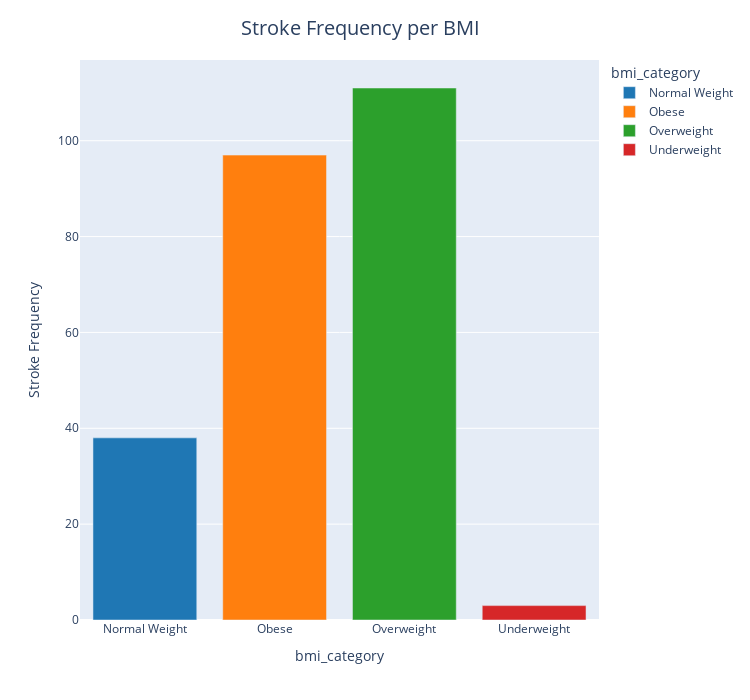

This figure's notebook cell:
### Markdown cell above
### Stroke Frequency per Body Mass Index

### Code cell
df_bmi = df.groupby('bmi_category', as_index=False)['stroke'].sum()

fig = px.bar(df_bmi,
             x = 'bmi_category',
             y = 'stroke',
             color = 'bmi_category',
             opacity = 1,
             color_discrete_sequence = px.colors.qualitative.D3)

fig.update_layout(height = 700,
                  width = 750,
                  title_text = 'Stroke Frequency per BMI',
                  title_font_size= 20,
                  title_y = 0.97,
                  title_x = 0.48,
                  yaxis_title = 'Stroke Frequency')

fig.show()

### Figure 1 — Plotly figure (JSON) as saved in the notebook; plotly's stock layout.template omitted (floating-point values rounded to 4 significant figures)
{"data": [{"alignmentgroup": "True", "hovertemplate": "bmi_category=%{x}<br>stroke=%{y}<extra></extra>", "legendgroup": "Normal Weight", "marker": {"color": "#1F77B4", "opacity": 1}, "name": "Normal Weight", "offsetgroup": "Normal Weight", "orientation": "v", "showlegend": true, "textposition": "auto", "type": "bar", "x": ["Normal Weight"], "xaxis": "x", "y": [38], "yaxis": "y"}, {"alignmentgroup": "True", "hovertemplate": "bmi_category=%{x}<br>stroke=%{y}<extra></extra>", "legendgroup": "Obese", "marker": {"color": "#FF7F0E", "opacity": 1}, "name": "Obese", "offsetgroup": "Obese", "orientation": "v", "showlegend": true, "textposition": "auto", "type": "bar", "x": ["Obese"], "xaxis": "x", "y": [97], "yaxis": "y"}, {"alignmentgroup": "True", "hovertemplate": "bmi_category=%{x}<br>stroke=%{y}<extra></extra>", "legendgroup": "Overweight", "marker": {"color": "#2CA02C", "opacity": 1}, "name": "Overweight", "offsetgroup": "Overweight", "orientation": "v", "showlegend": true, "textposition": "auto", "type": "bar", "x": ["Overweight"], "xaxis": "x", "y": [111], "yaxis": "y"}, {"alignmentgroup": "True", "hovertemplate": "bmi_category=%{x}<br>stroke=%{y}<extra></extra>", "legendgroup": "Underweight", "marker": {"color": "#D62728", "opacity": 1}, "name": "Underweight", "offsetgroup": "Underweight", "orientation": "v", "showlegend": true, "textposition": "auto", "type": "bar", "x": ["Underweight"], "xaxis": "x", "y": [3], "yaxis": "y"}], "layout": {"barmode": "relative", "height": 700, "legend": {"title": {"text": "bmi_category"}, "tracegroupgap": 0}, "margin": {"t": 60}, "title": {"font": {"size": 20}, "text": "Stroke Frequency per BMI", "x": 0.48, "y": 0.97}, "width": 750, "xaxis": {"anchor": "y", "categoryarray": ["Normal Weight", "Obese", "Overweight", "Underweight"], "categoryorder": "array", "domain": [0, 1], "title": {"text": "bmi_category"}}, "yaxis": {"anchor": "x", "domain": [0, 1], "title": {"text": "Stroke Frequency"}}}}
